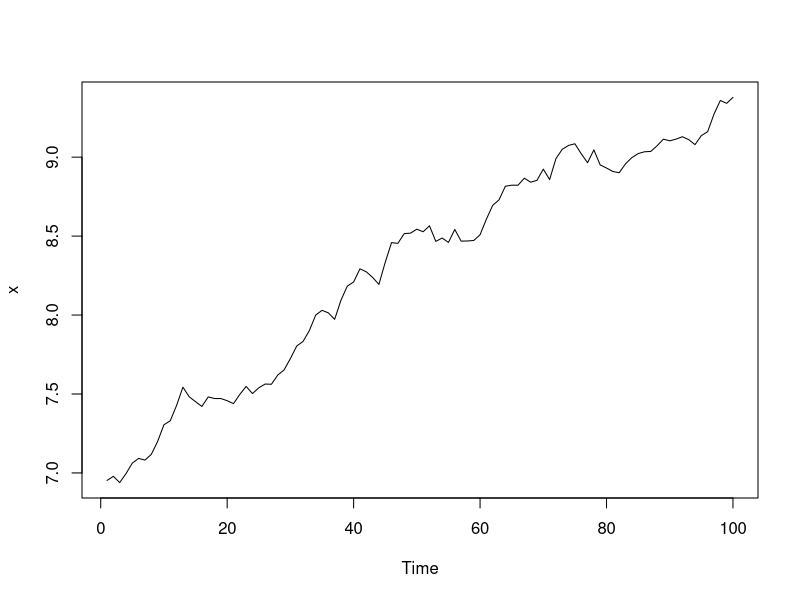
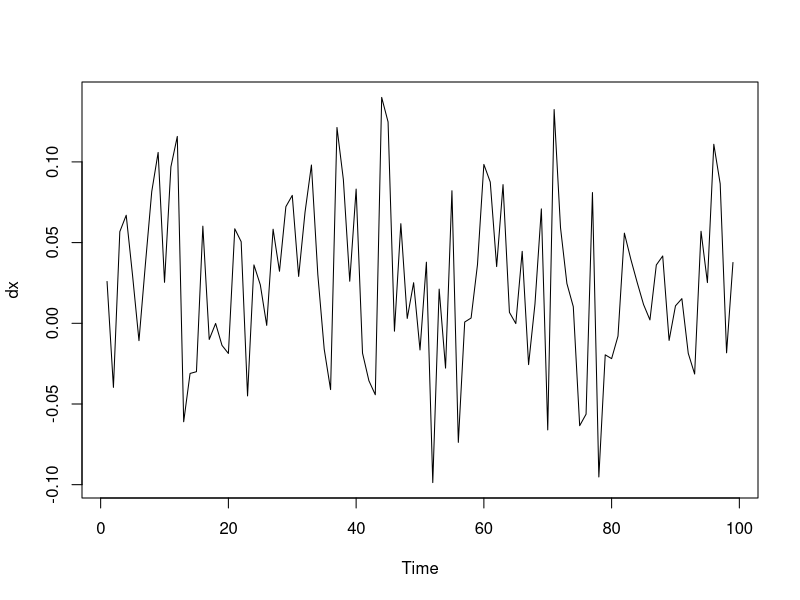
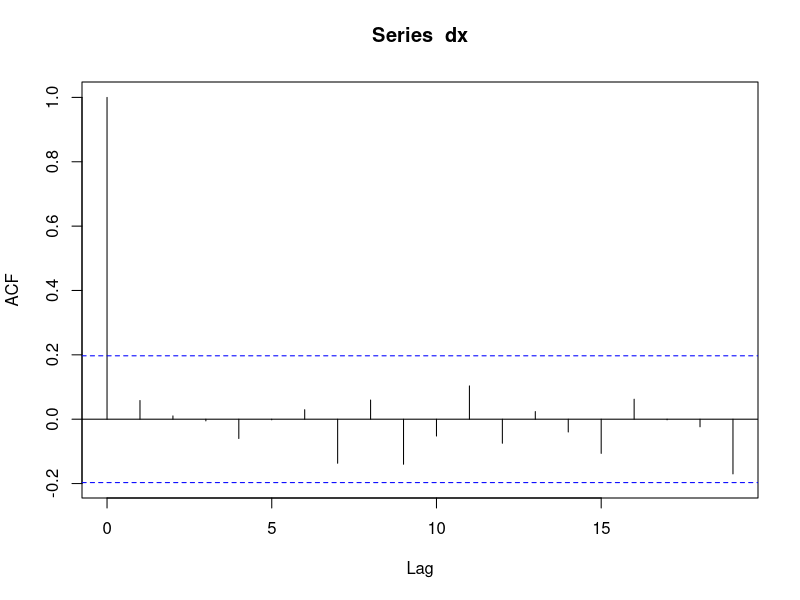
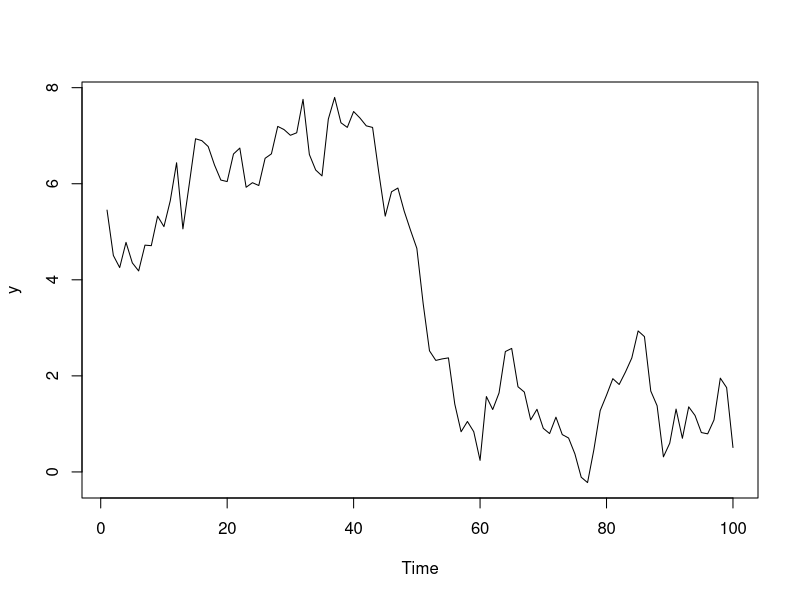
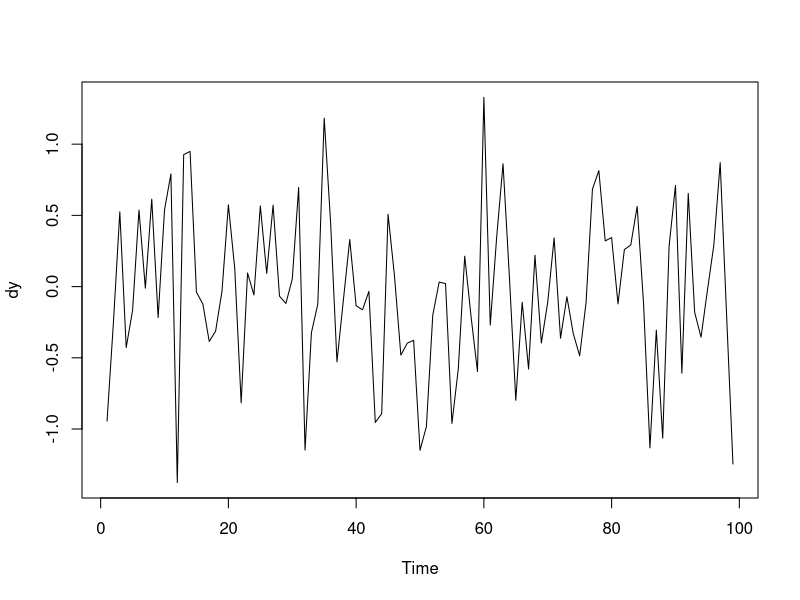
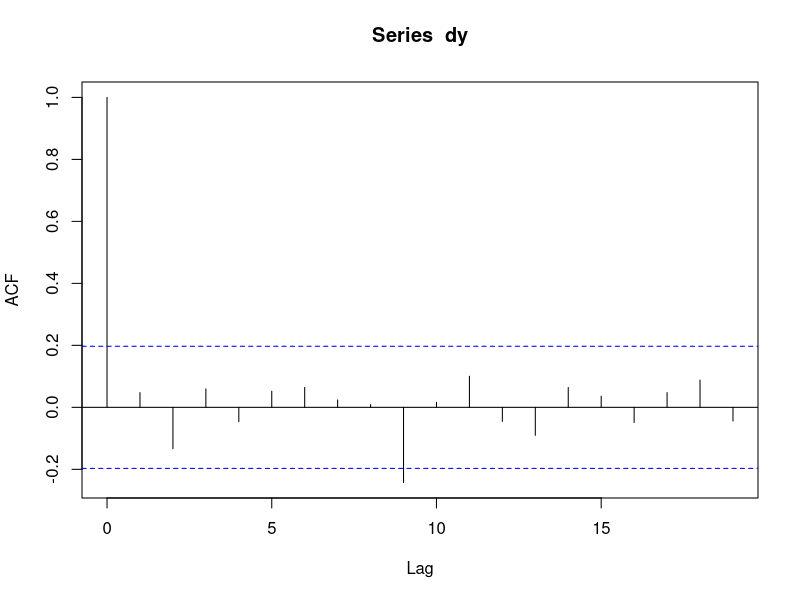

Source code (R) for these figures, in order:


# Atsitiktinis klaid?iojimas su dreifu
N <- 100
#startinis lygis
x0 <- log(1000)
#delta koeficientas (siejasi su augimo tempu)
d <- log(1.025)
#Epsilium duoda komanda rnomr, ju komuliatyvine suma cumsum
x <- x0 + d*(1:N) + cumsum(rnorm(N, 0, 0.05))
ts.plot(x)
dx <- diff(x)
ts.plot(dx)
acf(dx)


# Atsitiktinis klaid?iojimas
#imtis
n <- 100
y0 <- 5
y <- y0 + cumsum(rnorm(n, 0, 0.5))
ts.plot(y)
dy <- diff(y)
ts.plot(dy)
acf(dy)
